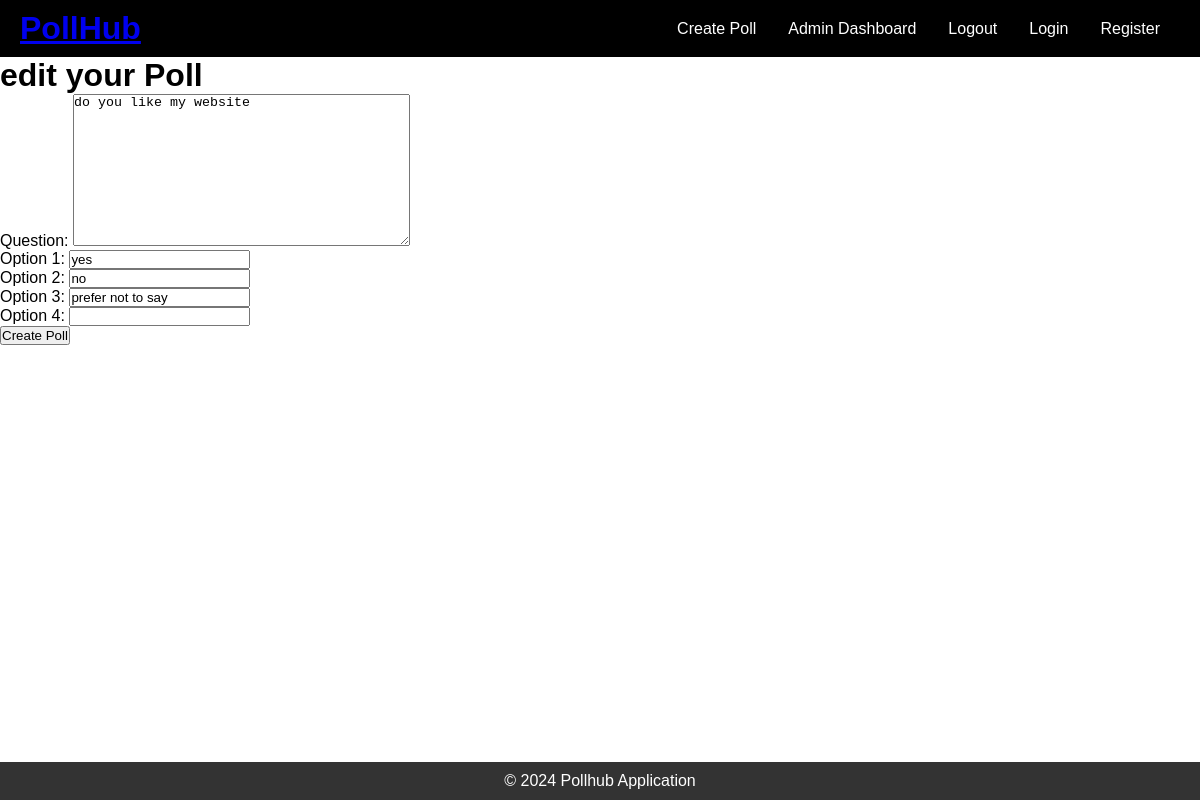
/edit_poll/4, run on the app's committed database.
### poll/models.py (models this page shows, shortened)
class Poll(models.Model):
    creater = models.ForeignKey(User, on_delete=models.CASCADE)
    question = models.TextField(max_length=500)
    option_1 = models.CharField(max_length=100)
    option_2 = models.CharField(max_length=100)
    option_3 = models.CharField(max_length=100, null=True, blank=True)
    option_4 = models.CharField(max_length=100, null=True, blank=True)
    vote_count_opt1 = models.IntegerField(default=0)
    vote_count_opt2 = models.IntegerField(default=0)
    vote_count_opt3 = models.IntegerField(default=0)
    vote_count_opt4 = models.IntegerField(default=0)
    total_vote_count = models.IntegerField(default=0)
    created_at = models.DateField(auto_now_add=True)

### poll/views.py (the view)
# urls.py: path('edit_poll/<int:poll_id>',views.edit_poll,name="edit_poll"),
def edit_poll(request,poll_id):
   poll=get_object_or_404(Poll,pk=poll_id)
   if request.method=="POST":
         poll_form=PollForm(request.POST,instance=poll)
         if poll_form.is_valid():
               poll = poll_form.save(commit=False)
               poll.user = request.user
               poll.save()
               return redirect("/")
   else:
         poll_form = PollForm(instance=poll)
         return render(request, 'edit_poll.html', {'form': poll_form})

### poll/forms.py
class PollForm(forms.ModelForm):
    class Meta:
        model = Poll
        fields = ['question','option_1','option_2','option_3','option_4']

### poll/templates/edit_poll.html (shortened to what this page needs)
{% extends 'layout.html' %}
{% block content %}
<h1>edit your Poll</h1>
<form method="post">
    {{ form.as_p }}
    <button type="submit">Create Poll</button>
</form>
{% endblock %}

### static/css/index.css (style rules this page uses)
* { margin: 0; padding: 0; box-sizing: border-box; }
body { font-family: Arial, sans-serif; margin: 0; display: flex; flex-direction: column; min-height: 100vh; padding: 0; }

### data on the page
Poll: question "do you like my website", option_1 "yes", option_2 "no", option_3 "prefer not to say"
